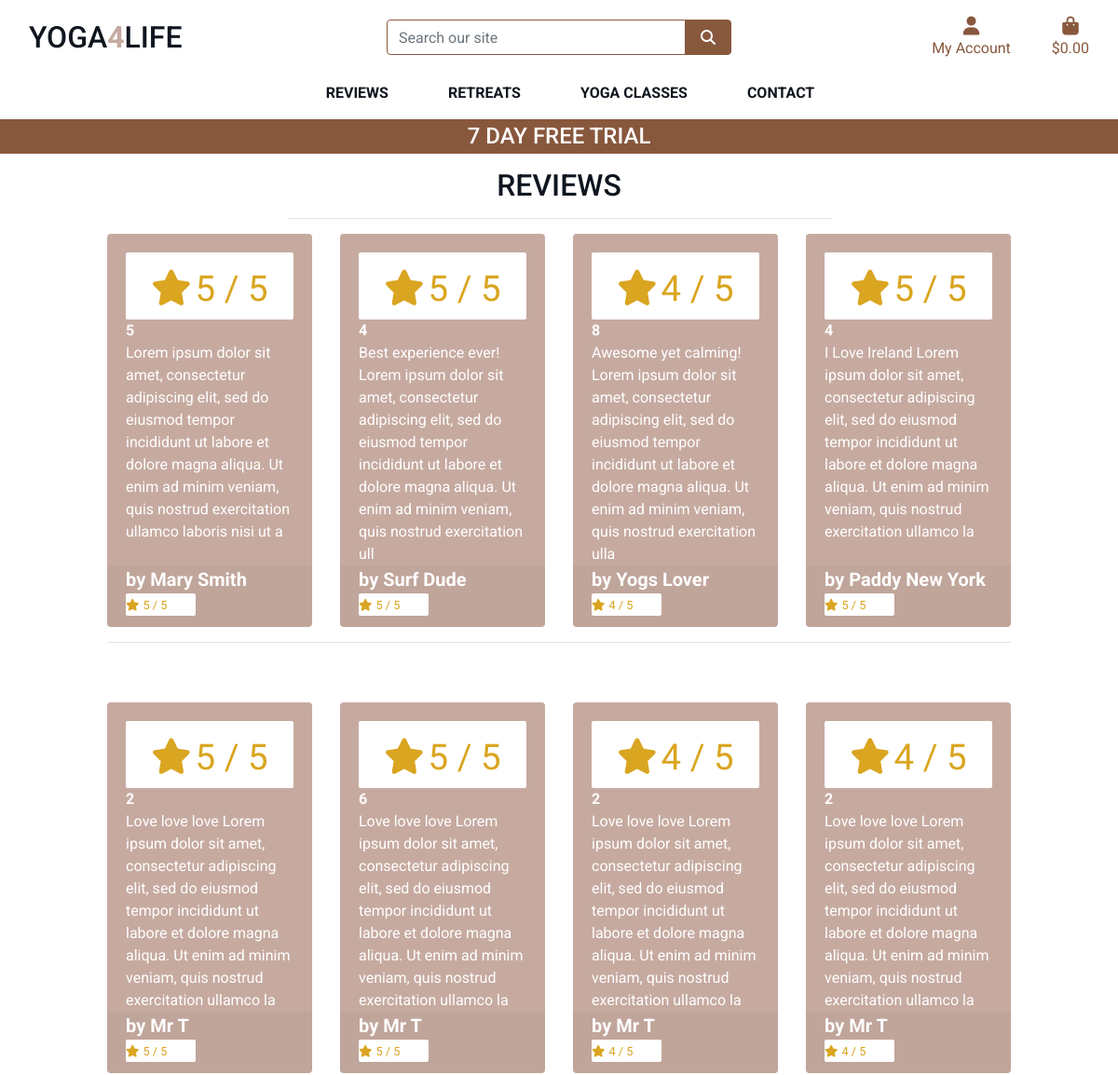
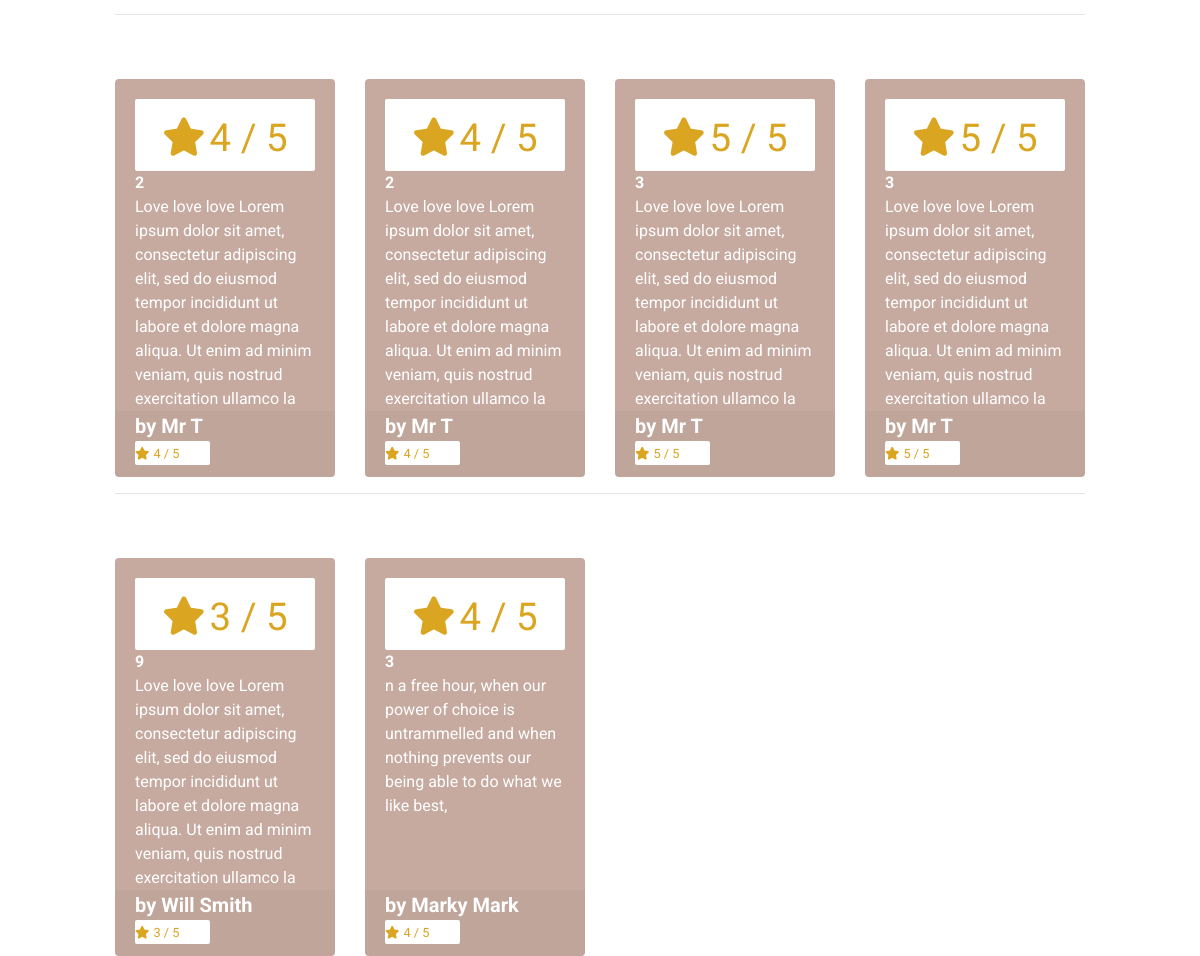
The app's page /reviews/ with its own data (2 pictures, top to bottom).
### reviews/models.py (models this page shows)
class Review(models.Model):
    RATING_CHOICES = (
        (1, '1'),
        (2, '2'),
        (3, '3'),
        (4, '4'),
        (5, '5'),
    )
    PRODUCT_CHOICES = (
        (1, '5 Day Meditation in Morocco'),
        (2, '7 Day Authentic Yoga Retreat in Ireland'),
        (3, '5 Day Authentic Yoga in Italy'),
        (4, 'Surf & yoga in Ireland'),
        (5, 'Hatha Yoga'),
        (6, 'Yoga 4 Beginners'),
        (7, 'Ashtanga Yoga'),
        (8, 'Vinyasa yoga'),
        (9, 'Iyengar Yoga'),
    )
    product = models.IntegerField(choices=PRODUCT_CHOICES)
    pub_date = models.DateTimeField('date published')
    user_name = models.CharField(max_length=100)
    comment = models.CharField(max_length=200)
    rating = models.IntegerField(choices=RATING_CHOICES)

### reviews/views.py (the view)
# urls.py: path('', views.all_reviews, name='reviews'),
def all_reviews(request):
    reviews = Review.objects.all()
    context = {
        'reviews': reviews
        }
    return render(request, 'reviews/reviews.html', context)

### cart/contexts.py (called while the page is built, shortened)
def cart_contents(request):
    cart_items = []
    total = 0
    product_count = 0
    cart = request.session.get('cart', {})
    grand_total = total
    context = {
        'cart_items': cart_items,
        'total': total,
        'retreat_count': product_count,
        'grand_total': grand_total,
    }
    return context

### reviews/templates/reviews/reviews.html (shortened to what this page needs)
{% extends "base.html" %}
{% load static %}
{% block page_header %}
    <div class="container header-container">
    </div>
{% endblock %}
{% block content %}
    <div class="container-fluid">
        <div class="row">
            <div class="col text-center mt-3">
                <h2 class="logo-font">Reviews</h2>
                <hr class="w-50 mb-1">
            </div>
        </div>
        <div class="row">
            <div class="retreat-container col-10 offset-1">
                <div class="row">
                {% for review in reviews %}
                        <div class="col-sm-6 col-md-6 col-lg-4 col-xl-3">
                            <div class="card h-100 border-0">
                                <div class="card-body pb-0">
                                    {% if review.rating %}
                                    <div class="card-white-lg">
                                        <small class="text-gold"><i class="fas fa-star mr-1"></i>{{ review.rating }} / 5</small>
                                    </div>
                                    {% else %}
                                        <small class="text-gold">No Rating</small>
                                    {% endif %}
                                    <p class="mb-0 font-weight-bold">{{ review.product }}</p>
                                    <p class="mb-0">{{ review.comment }}</p>
                                </div>
                                <div class="card-footer pt-0 border-0 text-left">
                                    <div class="row">
                                        <div class="col">
                                            <p class="lead mb-0 text-left font-weight-bold"> by {{ review.user_name }}</p>
                                            {% if review.rating %}
                                            <div class="card-white-sm">
                                                <small class="text-gold"><i class="fas fa-star mr-1"></i>{{ review.rating }} / 5</small>
                                            </div>
                                            {% else %}
                                                <small class="text-gold">No Rating</small>
                                            {% endif %}
                                        </div>
                                    </div>
                                </div>
                            </div>
                        </div>
                        {% if forloop.counter|divisibleby:4 %}
                            <div class="col-12 d-none d-xl-block mb-5">
                                <hr>
                            </div>
                        {% endif %}
                    {% endfor %}
            </div>
        </div>
    </div>
{% endblock %}

### static/css/base.css (style rules this page uses)
html { height: 100%; }
body { height: calc(100vh - 164px); color: #555; font-family: 'Roboto', sans-serif; }
.logo-font { text-transform: uppercase; color: #0f161f; }
.card-white-sm { padding: 4px, 2px; background-color: white; border-radius: 2px; max-width: 75px; }
.card-white-lg { width: 100%; height: auto; padding: 4px, 2px; background-color: white; border-radius: 2px; font-size: 48px; text-align: center; }
.text-gold { color: goldenrod !important; }
.card { color: white; background-color:#c6aaa0; border-radius: 4px; overflow: hidden; }
@media (min-width: 1200px) { .container { max-width: 80%; } }
@media (min-width: 992px) { .header-container { padding-top: 164px; } }

### records on screen
Review: rating "5", product "5", comment "Lorem ipsum dolor sit amet, consectetur adipiscing elit, sed do eiusmod tempor incididunt ut labore et dolore magna aliqua. Ut enim ad minim veniam, quis nostrud exercitation ullamco laboris nisi ut a", user_name "Mary Smith"
Review: rating "5", product "4", comment "Best experience ever! Lorem ipsum dolor sit amet, consectetur adipiscing elit, sed do eiusmod tempor incididunt ut labore et dolore magna aliqua. Ut enim ad minim veniam, quis nostrud exercitation ull", user_name "Surf Dude"
Review: rating "4", product "8", comment "Awesome yet calming! Lorem ipsum dolor sit amet, consectetur adipiscing elit, sed do eiusmod tempor incididunt ut labore et dolore magna aliqua. Ut enim ad minim veniam, quis nostrud exercitation ulla", user_name "Yogs Lover"
Review: rating "5", product "4", comment "I Love Ireland Lorem ipsum dolor sit amet, consectetur adipiscing elit, sed do eiusmod tempor incididunt ut labore et dolore magna aliqua. Ut enim ad minim veniam, quis nostrud exercitation ullamco la", user_name "Paddy New York"
Review: rating "5", product "2", comment "Love love love Lorem ipsum dolor sit amet, consectetur adipiscing elit, sed do eiusmod tempor incididunt ut labore et dolore magna aliqua. Ut enim ad minim veniam, quis nostrud exercitation ullamco la", user_name "Mr T"
Review: rating "5", product "6", comment "Love love love Lorem ipsum dolor sit amet, consectetur adipiscing elit, sed do eiusmod tempor incididunt ut labore et dolore magna aliqua. Ut enim ad minim veniam, quis nostrud exercitation ullamco la", user_name "Mr T"
Review: rating "4", product "2", comment "Love love love Lorem ipsum dolor sit amet, consectetur adipiscing elit, sed do eiusmod tempor incididunt ut labore et dolore magna aliqua. Ut enim ad minim veniam, quis nostrud exercitation ullamco la", user_name "Mr T"
Review: rating "4", product "2", comment "Love love love Lorem ipsum dolor sit amet, consectetur adipiscing elit, sed do eiusmod tempor incididunt ut labore et dolore magna aliqua. Ut enim ad minim veniam, quis nostrud exercitation ullamco la", user_name "Mr T"
Review: rating "4", product "2", comment "Love love love Lorem ipsum dolor sit amet, consectetur adipiscing elit, sed do eiusmod tempor incididunt ut labore et dolore magna aliqua. Ut enim ad minim veniam, quis nostrud exercitation ullamco la", user_name "Mr T"
Review: rating "4", product "2", comment "Love love love Lorem ipsum dolor sit amet, consectetur adipiscing elit, sed do eiusmod tempor incididunt ut labore et dolore magna aliqua. Ut enim ad minim veniam, quis nostrud exercitation ullamco la", user_name "Mr T"
Review: rating "5", product "3", comment "Love love love Lorem ipsum dolor sit amet, consectetur adipiscing elit, sed do eiusmod tempor incididunt ut labore et dolore magna aliqua. Ut enim ad minim veniam, quis nostrud exercitation ullamco la", user_name "Mr T"
Review: rating "5", product "3", comment "Love love love Lorem ipsum dolor sit amet, consectetur adipiscing elit, sed do eiusmod tempor incididunt ut labore et dolore magna aliqua. Ut enim ad minim veniam, quis nostrud exercitation ullamco la", user_name "Mr T"
Review: rating "3", product "9", comment "Love love love Lorem ipsum dolor sit amet, consectetur adipiscing elit, sed do eiusmod tempor incididunt ut labore et dolore magna aliqua. Ut enim ad minim veniam, quis nostrud exercitation ullamco la", user_name "Will Smith"
Review: rating "4", product "3", comment "n a free hour, when our power of choice is untrammelled and when nothing prevents our being able to do what we like best,", user_name "Marky Mark"
